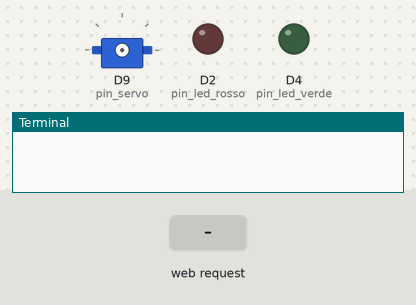
A program run on a simulated Arduino board driven over Firmata from a computer. Parts: servo, output pins drawn as LEDs (lit = HIGH), the last lines printed to the terminal. The inputs (shaded band) are chosen by the test bench. The clock reads 2024-03-15 10:24:30 at power-on unless the program sets it.

Above: at 0.1 s.
At 6.2 s:
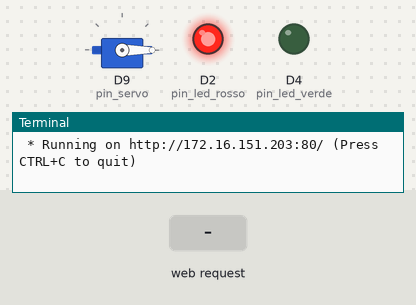
6.3 s: HTTP request for / received
At 7.4 s:
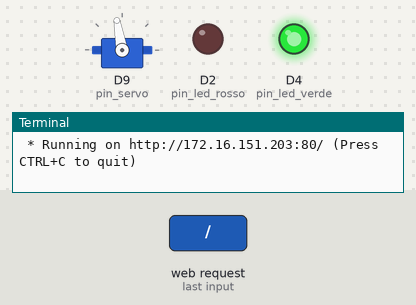
Timing chart, 0 to 13.8 s (numbered marks = the images above; inputs shaded):
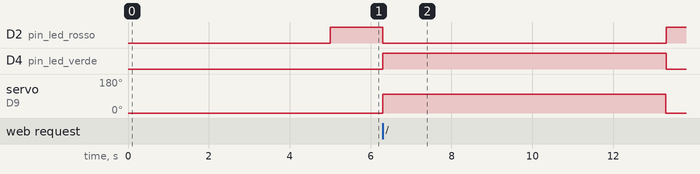

The program:

web_server.py
```python
from flask import Flask
import sbarra, json, pyfirmata
from pyfirmata import Arduino
"""
Inizializzazione variabili per Arduino:
-arduino: stringa che identifica l'Arduino collegato alla porta usb del raspberry;
-pin_*: mi indica in quale pin di Arduino sono collegati i vari led/buzzer/servo
"""
arduino = Arduino("/dev/ttyACM0")
pin_led_verde = 4
pin_led_rosso = 2
pin_buzzer = 6
arduino.digital[pin_led_rosso].write(1)
iteratore = pyfirmata.util.Iterator(arduino)
iteratore.start()
pin_servo = arduino.get_pin('d:9:s')

"""
Funzione che viene usata nel momento in cui il valore di entrata risulta
essere TRUE/FALSE. Andrà quindi ad eseguire l'apertura della sbarra su arduino, oppure ritornerà errore.
:param booleano: valore TRUE/FALSE
"""
def conferma_uscita(booleano):
    sbarra.apertura_sbarra(booleano, arduino, pin_led_verde, pin_led_rosso, pin_buzzer, pin_servo)

app = Flask(__name__)
@app.route('/')
def index():
    conferma_uscita(True)
    status = {
        "status":"True"}
    return json.dumps(status)

if __name__ == '__main__':
    app.run(debug=False, port=80, host='172.16.151.203')
```

sbarra.py
```python
'''
Apre la sbarra ed attiva il led verde se valore_passato_qrcode è true, altrimenti attiva il buzzer che segnala l'errore
'''
def apertura_sbarra(valore_passato_qrcode, arduino, pin_led_verde, pin_led_rosso, pin_buzzer, pin_servo):

    if valore_passato_qrcode:
        arduino.digital[pin_led_rosso].write(0)
        arduino.digital[pin_led_verde].write(1)
        pin_servo.write(100)
        arduino.pass_time(7)
        pin_servo.write(0)
    else:
        tempo = 0
        while tempo < 800:
            arduino.digital[pin_buzzer].write(1)
            arduino.digital[pin_buzzer].write(0)
            tempo += 1

    arduino.digital[pin_led_verde].write(0)
    arduino.digital[pin_led_rosso].write(1)
```

Measured:
- after the input at 6.3 s, D2 (pin_led_rosso): HIGH → LOW at once, → HIGH 7.0 s later; D4 (pin_led_verde): LOW → HIGH at once, → LOW 7.0 s later; servo on D9 (pin_servo): 0° → 100° at once, → 0° 7.0 s later
